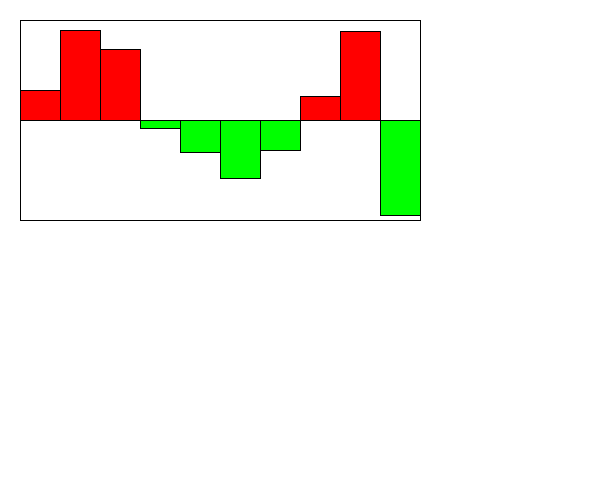
Frame 1 (no input)
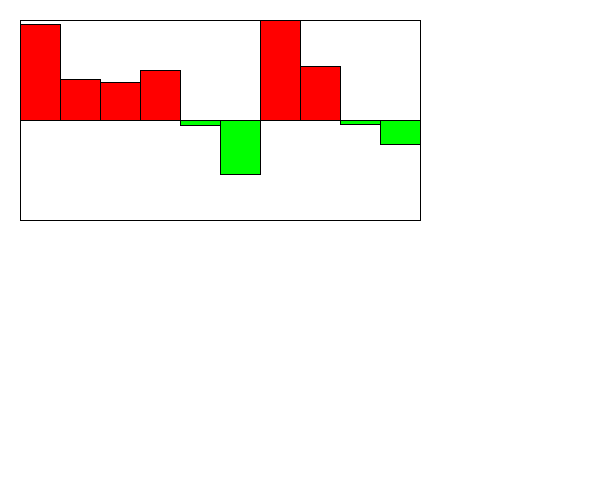
Frame 60 (the mouse pressed at the canvas centre just before this capture)
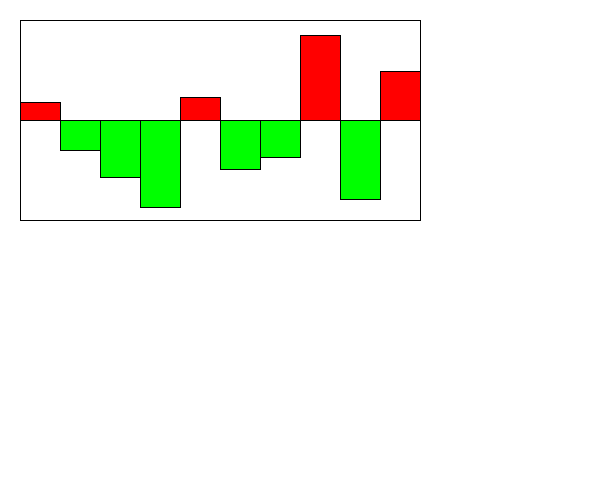
Frame 120 (the mouse held since frame 60 and released just before this capture)

The Processing sketch that drew these frames (run headless with seeded random() and noise(); from frame 60 on, the mouse is pressed at the canvas centre):

// Processing sketch: Section1
// ── Section1.pde
int MAX_VALUE = 100;
int MIN_VALUE = -100;
Visualizer v;

/*You are simulating a visualizer of multiple values
 You need to create a display method first. 
 Then you can make a method that changes the values each time the update is called. 
 */
class Visualizer {
  float x, y;
  float [] values;
  float [] speeds;
  Visualizer(float x, float y) {
    this.x = x;
    this.y = y;
    values = new float[10];
    speeds = new float[10];
    for (int i = 0; i < values.length; i++) {
      values[i] = random(-99, 99);
      speeds[i] = random(5);
    }
  }

  void display() {
    //draw the bars equally spaced inside this box. 
    //You can assume 10, but it would be even better 
    //if you could modify it to be larger increments.
    fill(255);
    rect(x, y, 400, 200);
    //This is a 200x400 box.
    //The width of the visualizer is 400! This rect is the border

    //the line is the 0 y-value, the top is 100, the bottom is -100
    line(x, y+100, x+400, y+100);

    //You need to use a loop. You need to make the HEIGHT of the bars 
    //the values in the array.
    //Negative values are red, and go below the line.
    //Positive values are green and go above the line.

    //???WRITE THIS METHOD FIRST!!!
    //THESE ARE WRONG: They just illustrate how they could look
    for (int i = 0; i < values.length; i++) {
      if (values[i] > 0) {
        fill(255, 0, 0);
        rect(i*(400/values.length)+x, 120, 400/values.length, -1 * values[i]);
      } else {
        fill(0, 255, 0);
        rect(i*(400/values.length)+x, 120, 400/values.length, -1 * values[i]);
      }
    }


    //Width of the visualizer is 400!
  }
  void update() {
    //???WRITE THIS METHOD SECOND!!!
    for (int i = 0; i < values.length; i++) {
      if (values[i] >= 100 || values[i] <= -100) {
        speeds[i] *= -1;
      }
      values[i] += speeds[i]; //the speed updates the values. Do not touch this.
      //??? keep them values between max/min value so they stay in the box.
      //??? reverse the speeds so the bar oscillates up/down when it reaches max/min
    }
  }
}

void setup() {
  size(600, 500);
  v = new Visualizer(20, 20);
}
void draw() {
  background(255);
  v.display();
  v.update();
}
